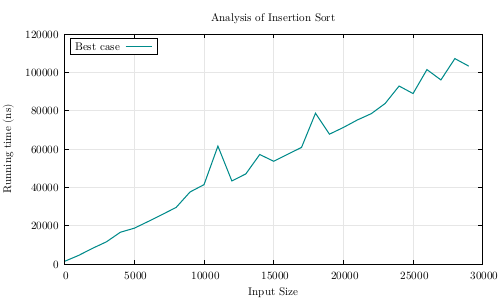

Write the gnuplot code that produced this figure.
# autogenerated plotting script

set terminal pdfcairo enhanced color notransparent font "Latin Modern Math"
set output "plotI.pdf"

set style line 1 lc rgb "#008b8b" lw 1.5
set style line 2 lc rgb "#8b0000" lw 1.5
set style line 3 lc rgb "#8b8b00" dashtype 2 lw 1.5
set style line 4 lc rgb "#e6e6e6"

set title "Analysis of Insertion Sort"
set xlabel "Input Size"
set ylabel "Running time (ns)" offset -0.5
set grid xtics ytics back ls 4

set key box top left spacing 1.5

plot "dataI.txt" using 1:2 with lines ls 1 title "Best case"
plot "dataI.txt" using 1:3 with lines ls 2 title "Worst case"
plot "dataI.txt" using 1:4 with lines ls 3 title "Avg case"

plot "dataI.txt" using 1:2 with lines ls 1 title "Best case",\
"dataI.txt" using 1:3 with lines ls 2 title "Worst case",\
"dataI.txt" using 1:4 with lines ls 3 title "Avg case"

set output